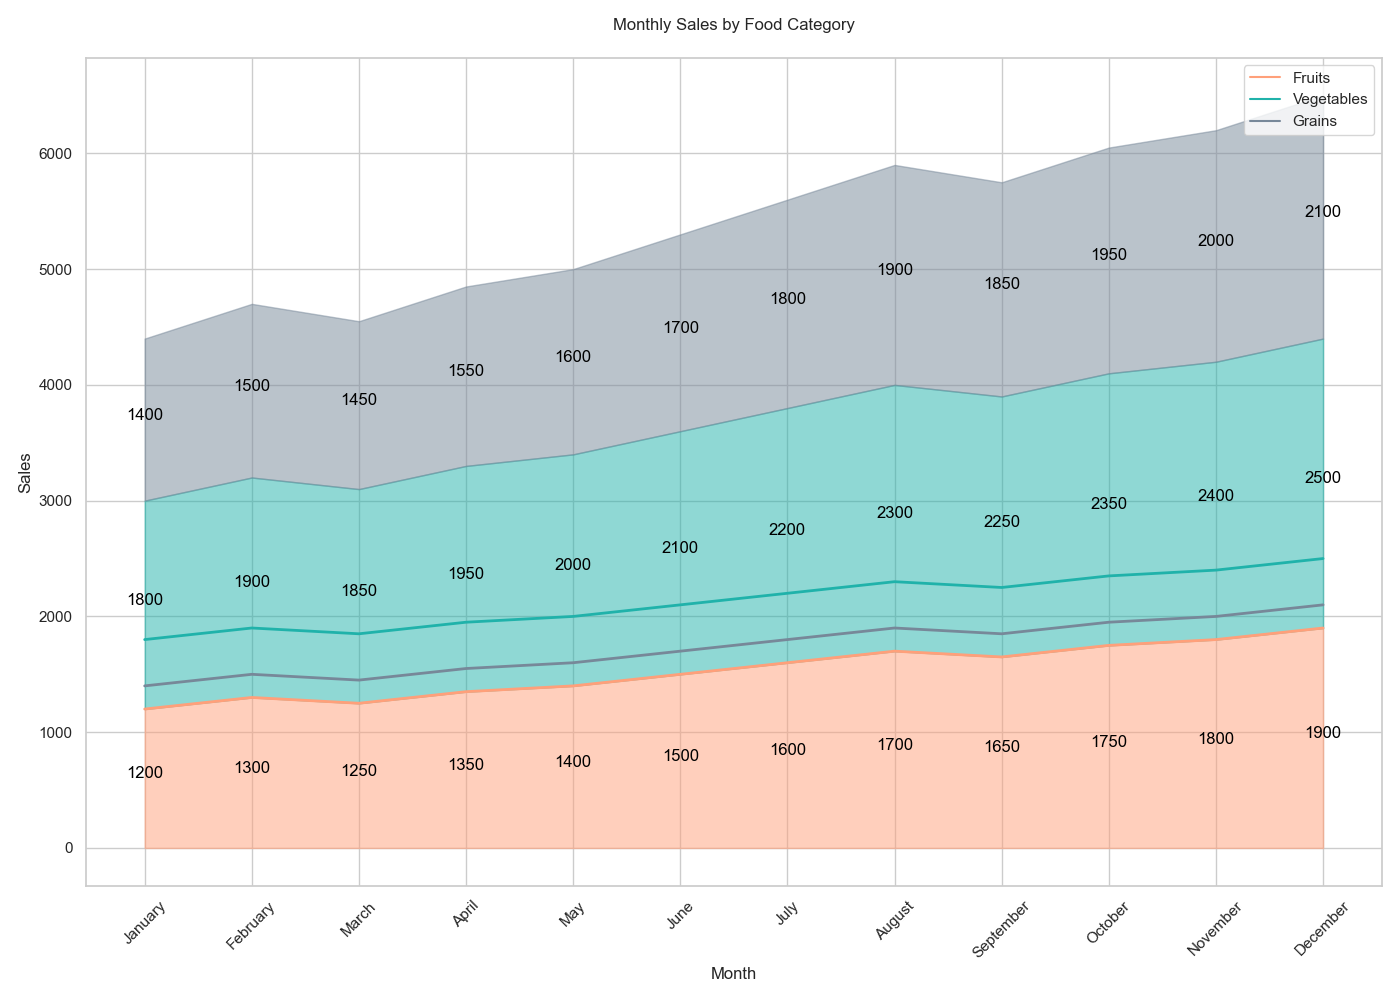

Write Python code to recreate this figure.

import pandas as pd
import numpy as np
import seaborn as sns
import matplotlib.pyplot as plt

# Prepare the data
data = {
    'Month': ['January', 'February', 'March', 'April', 'May', 'June',
              'July', 'August', 'September', 'October', 'November', 'December'],
    'Fruits': [1200, 1300, 1250, 1350, 1400, 1500, 1600, 1700, 1650, 1750, 1800, 1900],
    'Vegetables': [1800, 1900, 1850, 1950, 2000, 2100, 2200, 2300, 2250, 2350, 2400, 2500],
    'Grains': [1400, 1500, 1450, 1550, 1600, 1700, 1800, 1900, 1850, 1950, 2000, 2100]
}

df = pd.DataFrame(data)

# Create a new DataFrame for plotting
df_melted = df.melt(id_vars='Month', var_name='Category', value_name='Sales')

# Convert month to categorical type to ensure correct order in plotting
df_melted['Month'] = pd.Categorical(df_melted['Month'], categories=data['Month'], ordered=True)

# Plotting
plt.figure(figsize=(14, 10))
sns.set(style="whitegrid")

colors = ["#FFA07A", "#20B2AA", "#778899"]  # Fruits, Vegetables, Grains

# Draw plot
sns.lineplot(data=df_melted, x='Month', y='Sales', hue='Category', palette=colors, 
             sort=False, lw=2)

# Fill area
plt.fill_between(data['Month'], df["Fruits"], color="#FFA07A", alpha=0.5)
plt.fill_between(data['Month'], df["Fruits"], df["Fruits"] + df["Vegetables"], color="#20B2AA", alpha=0.5)
plt.fill_between(data['Month'], df["Fruits"] + df["Vegetables"], df["Fruits"] + df["Vegetables"] + df["Grains"], color="#778899", alpha=0.5)

# Adding Text Labels
for idx, month in enumerate(data['Month']):
    plt.text(x=idx, y=df.loc[idx, "Fruits"]/2, s=df.loc[idx, "Fruits"], ha='center', color='black')
    plt.text(x=idx, y=df.loc[idx, "Fruits"]+df.loc[idx, "Vegetables"]/2, s=df.loc[idx, "Vegetables"], ha='center', color='black')
    plt.text(x=idx, y=df.loc[idx, "Fruits"]+df.loc[idx, "Vegetables"]+df.loc[idx, "Grains"]/2, s=df.loc[idx, "Grains"], ha='center', color='black')

# Customizing the labels and title
plt.xlabel('Month')
plt.ylabel('Sales')
plt.title('Monthly Sales by Food Category', pad=20)
plt.xticks(rotation=45)
plt.legend(loc='upper right')

# Show the plot
plt.tight_layout()
plt.show()
